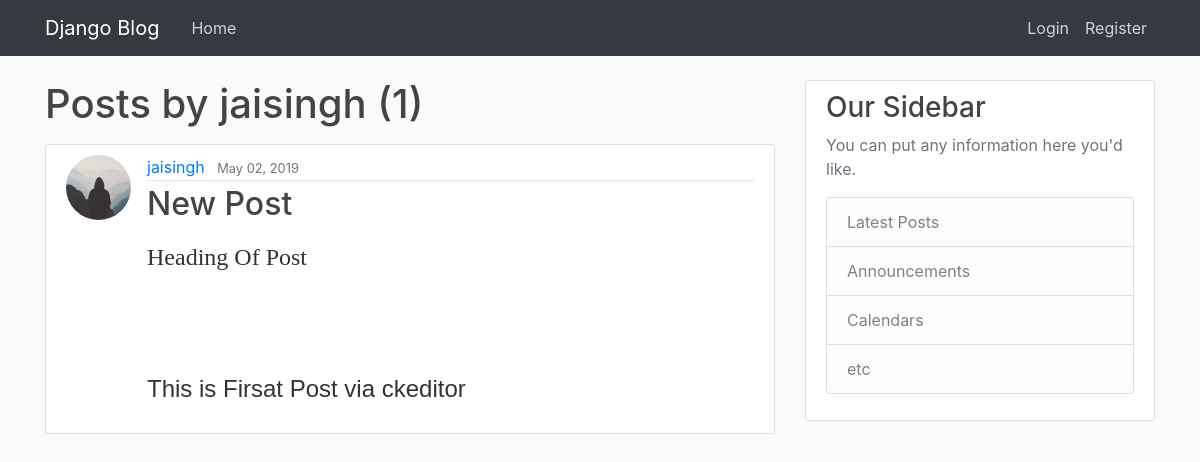
The page /user/jaisingh on the database its author committed.
### blog/models.py (models this page shows, shortened)
class Post(models.Model):
    title = models.CharField(max_length=100)
    content = RichTextUploadingField()
    date_posted = models.DateTimeField(default=timezone.now)
    author = models.ForeignKey(User, on_delete=models.CASCADE)

### users/models.py (models this page shows, shortened)
class Profile(models.Model):
    user = models.OneToOneField(User, on_delete=models.CASCADE)
    image = models.ImageField(default='default.jpg', upload_to='profile_pics')

### blog/views.py (the view)
# urls.py: path('user/<str:username>', UserPostListView.as_view(), name='user-posts'),
class UserPostListView(ListView):
    model = Post
    template_name = 'blog/user_posts.html'  # <app>/<model>_<viewtype>.html
    context_object_name = 'posts'
    paginate_by = 5
    def get_queryset(self):
        user = get_object_or_404(User, username=self.kwargs.get('username'))
        return Post.objects.filter(author=user).order_by('-date_posted')

### blog/templates/blog/user_posts.html (shortened to what this page needs)
{% extends "blog/base.html" %}
{% block content %}
    <h1 class="mb-3">Posts by {{ view.kwargs.username }} ({{ page_obj.paginator.count }})</h1>
    {% for post in posts %}
        <article class="media content-section">
          <img class="rounded-circle article-img" src="{{ post.author.profile.image.url }}">
          <div class="media-body">
            <div class="article-metadata">
              <a class="mr-2" href="{% url 'user-posts' post.author.username %}">{{ post.author }}</a>
              <small class="text-muted">{{ post.date_posted|date:"F d, Y" }}</small>
            </div>
            <h2><a class="article-title" href="{% url 'post-detail' post.id %}">{{ post.title }}</a></h2>
            <p class="article-content">{{ post.content|safe }}</p>
          </div>
        </article>
    {% endfor %}
{% endblock content %}

### blog/static/blog/main.css (style rules this page uses)
body { background: #fafafa; color: #333333; margin-top: 5rem; }
h1, h2, h3, h4, h5, h6 { color: #444444; }
.content-section { background: #ffffff; padding: 10px 20px; border: 1px solid #dddddd; border-radius: 3px; margin-bottom: 20px; }
.article-title { color: #444444; }
.article-content { white-space: pre-line; }
.article-img { height: 65px; width: 65px; margin-right: 16px; }
.article-metadata { padding-bottom: 1px; margin-bottom: 4px; border-bottom: 1px solid #e3e3e3 }

### rows shown on the page
Post: author.profile.image (placeholder picture), author "jaisingh", date_posted "May 02, 2019", title "New Post", content "Heading Of Post This is Firsat Post via ckeditor"

### other values the page prints
{{ view.kwargs.username }} "jaisingh"
{{ page_obj.paginator.count }} "1"
